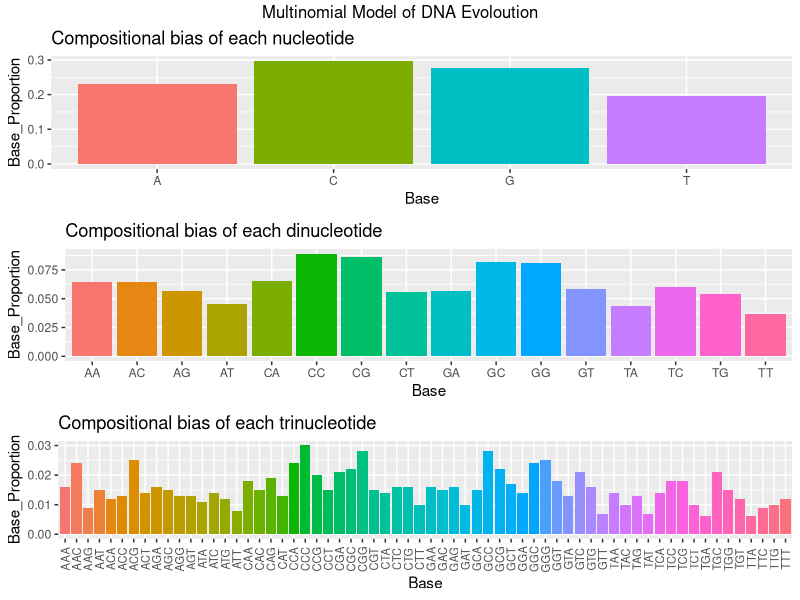
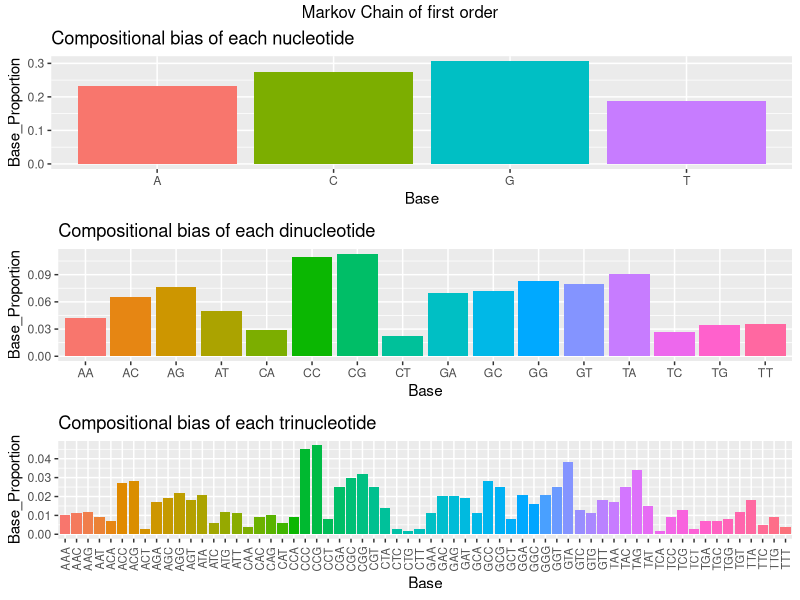
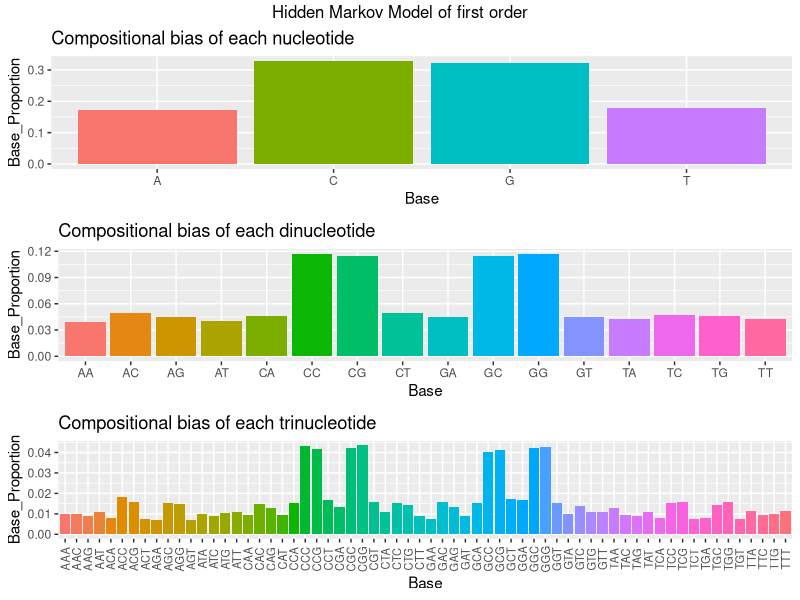

Reproduce these figures in R, in order.
# install.packages("seqinr")
library(plyr)
library(seqinr)
library(ggplot2)
library(gridExtra)

plotData <- function(seq,nucleotides,title){
  # seq generated
  # nt in the seq
  # plot title
  freqNucleotide <- count(seq,1,alphabet=nucleotides,freq=TRUE)
  # count function to count the frequency of each/single nt in the seq 
  freqDiNucleotide <- count(seq,2,alphabet=nucleotides,freq=TRUE)
  # count the frequency of 2 nt in the seq
  freqTriNucleotide <- count(seq,3,alphabet=nucleotides,freq=TRUE)
  # count the freq of 3 nts in the seq
  
  df <- as.data.frame(freqNucleotide)
  # create a data frame called df for the frequency of 1/each nt in the seq
  colnames(df) <- c("Base", "Base_Proportion")
  # give column names, row, column
  p1 <- ggplot(df, aes(x = Base, y = Base_Proportion, fill=Base )) +
    geom_bar(stat = "identity")
  p1 <- p1 + theme(legend.position="none") +
    ggtitle("Compositional bias of each nucleotide")
  
  # below is the repeat, but for di and tri nt
  df <- as.data.frame(freqDiNucleotide)
  colnames(df) <- c("Base", "Base_Proportion")
  p2 <- ggplot(df, aes(x = Base, y = Base_Proportion, fill=Base )) +
    geom_bar(stat = "identity")
  p2 <- p2 + theme(legend.position="none") +
    ggtitle("Compositional bias of each dinucleotide")
  
  df <- as.data.frame(freqTriNucleotide)
  colnames(df) <- c("Base", "Base_Proportion")
  p3 <- ggplot(df, aes(x = Base, y = Base_Proportion, fill=Base )) +
    geom_bar(stat = "identity")
  p3 <- p3 + theme(legend.position="none") +
    ggtitle("Compositional bias of each trinucleotide") +
    theme(axis.text.x  = element_text(angle=90, vjust=0.5, size=8) )
  
  # arrange all 3 plots in same plot
  grid.arrange(p1, p2, p3, nrow=3, top=title)
}

# Create a function to generate the sequence
generateFirstOrderSeq <- function(lengthSeq,nucleotides,initialProb,firstOrderMatrix){
  #(length of the sequence,nt,initial probability distribution,
  # &matrix that stores the probability distribution of a first order Markov Chain)
  
  # Create a vector for storing the new sequence
  outputSeq <- character()
  firstnucleotide <- sample(nucleotides, 1, rep=TRUE, prob=initialProb)
  # Store the nucleotide for the first position of the sequence
  outputSeq[1] <- firstnucleotide
  
  # Let the computer decide:
  for(i in 2:lengthSeq){
    prevNuc <- outputSeq[i-1]
    currentProb <- firstOrderMatrix[prevNuc,]
    #cat("\n", prevNuc, " " , currentProb, sep=" ")
    outputSeq[i] <- sample(nucleotides,1,prob=currentProb)
  }
  return(outputSeq)
}
# Function to generate a DNA sequence, given a HMM and the length of the sequence to be generated.
generateFirstOrderhmmseq <- function(lengthSeq, nucleotides, initialProb, states, 
                                     transitionmatrix, emissionmatrix){
  #    states -> states for the HMM
  #    transitionmatrix -> matrix that stores the probability distribution of transitions
  #    emissionmatrix -> matrix that stores the probability distribution of emissions
  
  outputSeq <- character()
  # Create a vector for storing the new sequence
  mystates  <- character()
  # Create a vector for storing the state that each position in the new sequence
  # was generated by
  # Choose the state for the first position in the sequence:
  firststate <- sample(states, 1, rep=TRUE, prob=initialProb)
  # Get the probabilities of the current nucleotide, given that we are in the state "firststate":
  probabilities <- emissionmatrix[firststate,]
  # Choose the nucleotide for the first position in the sequence:
  firstnucleotide <- sample(nucleotides, 1, rep=TRUE, prob=probabilities)
  outputSeq[1]<- firstnucleotide
  # Store the nucleotide for the first position of the sequence
  mystates[1] <- firststate
  # Store the state that the first position in the sequence was generated by
  
  for (i in 2:lengthSeq){
    prevstate <- mystates[i-1]
    # Get the state that the previous nucleotide in the sequence was generated by
    stateprobs <- transitionmatrix[prevstate,]
    # Choose the state for the ith position in the sequence:
    state <- sample(states, 1, rep=TRUE, prob=stateprobs)
    # Get the probabilities of the current nucleotide, given that we are in the state "state":
    probabilities <- emissionmatrix[state,]
    # Choose the nucleotide for the ith position in the sequence:
    nucleotide <- sample(nucleotides, 1, rep=TRUE, prob=probabilities)
    outputSeq[i] <- nucleotide
    # Store the nucleotide for the current position of the sequence
    mystates[i]  <- state
    # Store the state that the current position in the sequence was generated by
  }
  
  for (i in 1:lengthSeq){
    nucleotide <- outputSeq[i]
    state <- mystates[i]
    print(paste("Position", i, ", State", state, ", Nucleotide = ", nucleotide))
  }
  return(outputSeq)
}

viterbi <- function(sequence, transitionmatrix, emissionmatrix){
  
  #    sequence<- character vector for the sequence
  #    transitionmatrix <- matrix that stores the probability distribution of transitions
  #    emissionmatrix <- matrix that stores the probability distribution of emissions
  
  # This carries out the Viterbi algorithm.
  # Get the names of the states in the HMM:
  states <- rownames(emissionmatrix)
  
  # Make the Viterbi matrix v:
  v <- makeViterbimat(sequence, transitionmatrix, emissionmatrix)
  
  # Go through each of the rows of the matrix v (where each row represents
  # a position in the DNA sequence), and find out which column has the
  # maximum value for that row (where each column represents one state of
  # the HMM):
  mostprobablestatepath <- apply(v, 1, function(x) which.max(x))
  
  # Print out the most probable state path:
  prevnucleotide <- sequence[1]
  prevmostprobablestate <- mostprobablestatepath[1]
  prevmostprobablestatename <- states[prevmostprobablestate]
  startpos <- 1
  
  for (i in 2:length(sequence)){
    nucleotide<- sequence[i]
    mostprobablestate<- mostprobablestatepath[i]
    mostprobablestatename <- states[mostprobablestate]
    if (mostprobablestatename != prevmostprobablestatename){
      print(paste("Positions",startpos,"-",(i-1),
                  "Most probable state = ", prevmostprobablestatename))
      startpos <- i
    }
    prevnucleotide <- nucleotide
    prevmostprobablestatename <- mostprobablestatename
  }
  print(paste("Positions",startpos,"-",i,
              "Most probable state = ", prevmostprobablestatename))
}

makeViterbimat <- function(sequence, transitionmatrix, emissionmatrix) {
  
  #    sequence <- character vector for the sequence
  #    transitionmatrix <-matrix that stores the probability distribution of transitions
  #    emissionmatrix <- matrix that stores the probability distribution of emissions  
  
  # This makes the matrix v using the Viterbi algorithm.
  # Change the sequence to uppercase
  sequence <- toupper(sequence)
  # how many states are in the HMM
  numstates <- dim(transitionmatrix)[1]
  # Make a matrix with as many rows as positions in the sequence, and as many
  v <- matrix(NA, nrow = length(sequence), ncol = dim(transitionmatrix)[1])
  # Set the values in the first row of matrix v 
  # (representing the first position of the sequence) to 0
  v[1, ] <- 0
  # Set the value in the first row of matrix v, first column to 1
  v[1,1] <- 1
  # Fill in the matrix v:
  for (i in 2:length(sequence)) { # For each position in the DNA sequence:
    for (l in 1:numstates) { # For each of the states of in the HMM:
      # Find the probabilility, if we are in state l, 
      # of choosing the nucleotide at position in the sequence
      statelprobnucleotidei <- emissionmatrix[l,sequence[i]]
      v[i,l] <-  statelprobnucleotidei * max(v[(i-1),] * transitionmatrix[,l])
    }
  }
  return(v)
}

#End of Functions
pdf("markov_plots.pdf")


# Define the DNA alphabet that will be used to put names to the objects
nucleotides <- c("A","C","G","T")
# Create the vector that represents the probability distribution of the model
zeroOrderProbablities <- c(0.2,0.3,0.3,0.2)
# Put the name of reference of each base 
names(zeroOrderProbablities) <- nucleotides
# Create a sequence of 1000 bases using this model.
zeroOrderSeq <- sample(nucleotides,1000,rep=T,prob=zeroOrderProbablities)

plotData(zeroOrderSeq, nucleotides, "Multinomial Model of DNA Evoloution")

# Add the probability distribution per base:
afterAprobs <- c(0.2,0.3,0.3,0.2)  
# Set the values of the probabilities, where the previous nucleotide was "A"
afterCprobs <- c(0.1,0.41,0.39,0.1)  
# Set the values of the probabilities, where the previous nucleotide was "C"
afterGprobs <- c(0.25,0.25,0.25,0.25)
# Set the values of the probabilities, where the previous nucleotide was "G"
afterTprobs <- c(0.5,0.17,0.17,0.17)
# Set the values of the probabilities, where the previous nucleotide was "T"

# Create the matrix that will store the probability distribution given 
# a certain nucleotide:
mytransitionmatrix <- matrix(c(afterAprobs, afterCprobs, afterGprobs, afterTprobs), 4, 4, byrow = TRUE) # Create a 4 x 4 matrix

# Put names to the 2 dimensions of the matrix 
colnames(mytransitionmatrix) <- nucleotides
rownames(mytransitionmatrix) <- nucleotides

# In order to continue, we need an initial probability distribution to know
# which base is the most probable to start up the sequence.
inProb <- c(0.4,0.1,0.1,0.4)
names(inProb) <- nucleotides
# So, the sequence will have a 40% to start with an A or a T and 10% with C or G

# Use the generateFirstOrderSeq function to generate a sequence of 1000 bases long
firstOrderSeq <- generateFirstOrderSeq(1000,nucleotides,inProb,mytransitionmatrix)
# plot the data
plotData(firstOrderSeq, nucleotides, "Markov Chain of first order")


states <- c("AT-rich", "GC-rich") # Define the names of the states
ATrichprobs <- c(0.7, 0.3)
# Set the probabilities of switching states, where the previous state was "AT-rich"
GCrichprobs <- c(0.1, 0.9)
# Set the probabilities of switching states, where the previous state was "GC-rich"
theTransitionMatrix <- matrix(c(ATrichprobs, GCrichprobs), 2, 2, byrow = TRUE) 
# Create a 2 x 2 matrix
rownames(theTransitionMatrix) <- states
colnames(theTransitionMatrix) <- states

ATrichstateprobs<- c(0.39, 0.1, 0.1, 0.41) 
# Set the values of the probabilities, for the AT-rich state
GCrichstateprobs <- c(0.1, 0.41, 0.39, 0.1) 
# Set the values of the probabilities, for the GC-rich state
theEmissionMatrix<- matrix(c(ATrichstateprobs, GCrichstateprobs), 2, 4, byrow = TRUE) 
# Create a 2 x 4 matrix
rownames(theEmissionMatrix) <- states
colnames(theEmissionMatrix) <- nucleotides

# We can use the generateFirstOrderhmmseq() function to generate a sequence using a particular HMM. 
# transition matrix thetransitionmatrix, the emission matrix theemissionmatrix, 
# and uniform starting probabilities (ie. ΠAT-rich = 0.5, ΠGC-rich = 0.5), we type:
initialProb <- c(0.5, 0.5)
hmmfirstOrderSeq = generateFirstOrderhmmseq(10000, nucleotides, initialProb, states, theTransitionMatrix, theEmissionMatrix)
plotData(hmmfirstOrderSeq, nucleotides,  "Hidden Markov Model of first order")
# Given a HMM, and a particular DNA sequence, you can use the Viterbi function 
# to find the state of that HMM that was most likely to have generated the nucleotide at each 
# position in the DNA sequence:
myseq <- c("A", "A", "G", "C", "G", "T", "G", "G", "G", "G", "C", "C", "C", "C",
           "G", "G", "C", "G", "A", "C", "A", "T", "G", "G", "G", "G", "T", "G",
           "T", "C")
viterbi(myseq, theTransitionMatrix, theEmissionMatrix)

#install.packages(markovchain)

dev.off()
